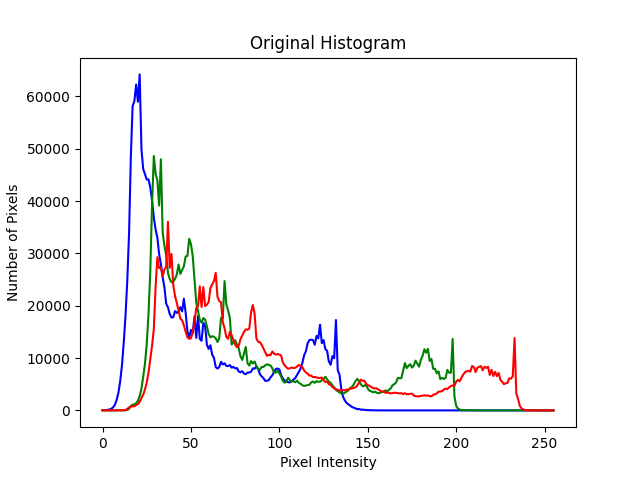
#> input picture Original Histogram.png, 640 x 480 px
$ python -i extractContour.py   (imports and definitions only)   (older library calls are emulated)
#> lines starting #> are read from the running program, lines starting #| are printed output that depends on the picture; after the words box and inside, x2 and y2 are one past the last pixel; in counts of white or black regions, pixels touching at a corner belong together
import cv2
import numpy as np


# 定义一个函数，利用canny边缘检测器提取图像的轮廓
# [49 lines left out: function extract_contours_canny, not called in this run]

# 示例用法
# 假设用户输入的文件名是'image.jpg'
# extract_contours('path/to/your/image.jpg')

# 定义一个函数，用于使用Sobel算子提取图像的轮廓
def extract_contours_sobel(file_name):
    """
    从指定的图像文件中使用Sobel算子提取轮廓，并在原始图像上绘制这些轮廓。

    参数:
    file_name (str): 图像文件的路径。
    """
#> called with file_name = 'Original Histogram.png'
    try:
        # 读取图像文件
        image = cv2.imread(file_name)
#> image is the input picture: shape (480, 640, 3); mean B, G, R 247.1, 246, 247

        # 将图像转换为灰度图，因为轮廓检测通常在灰度图上进行
        # cv2.COLOR_BGR2GRAY指将图像从BGR颜色空间转换为灰度颜色空间
        gray = cv2.cvtColor(image, cv2.COLOR_BGR2GRAY)
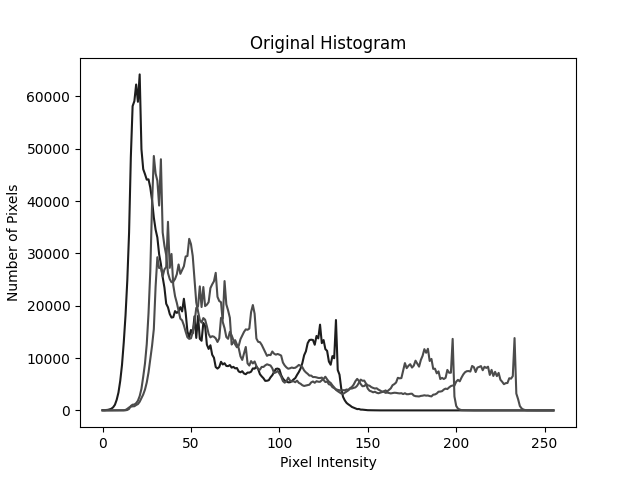
#> gray: shape (480, 640); min 0, max 255, mean 246.4

        # 使用Sobel算子计算图像的x和y方向梯度
        # cv2.CV_64F指定输出图像的像素值类型为64位浮点数，利于梯度计算
        # ksize代表Sobel算子的大小
        sobelx = cv2.Sobel(gray, cv2.CV_64F, 1, 0, ksize=3)
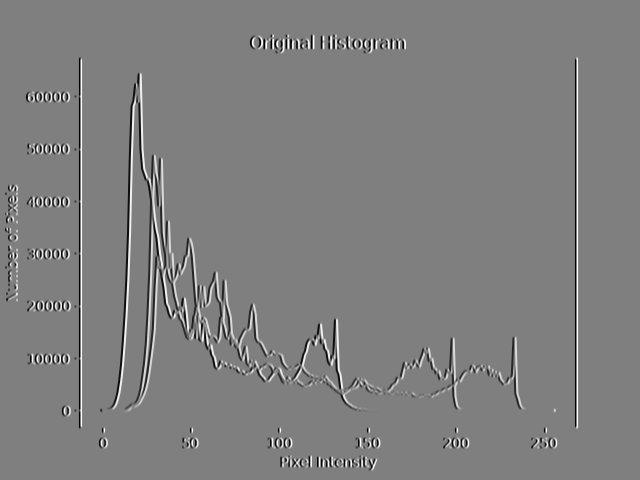
#> sobelx: shape (480, 640) float64; min -1020, max 1020, mean 0; drawn with min black and max white
        sobely = cv2.Sobel(gray, cv2.CV_64F, 0, 1, ksize=3)
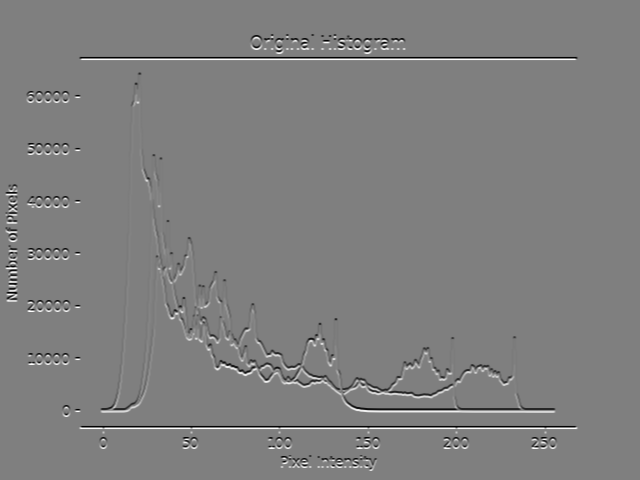
#> sobely: shape (480, 640) float64; min -1020, max 1020, mean 0; drawn with min black and max white

        # 计算梯度的幅度
        magnitude = np.sqrt(sobelx ** 2 + sobely ** 2)
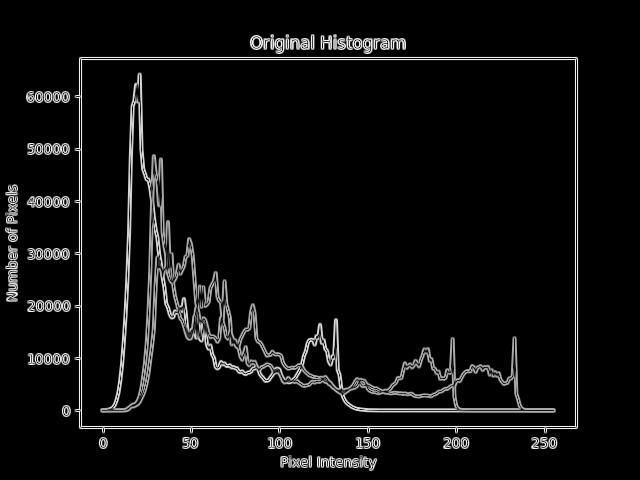
#> magnitude: shape (480, 640) float64; min 0, max 1076.1, mean 55.1; drawn with min black and max white

        # 将梯度幅度转换为8位无符号整数，即0到255
        magnitude = np.uint8(magnitude)
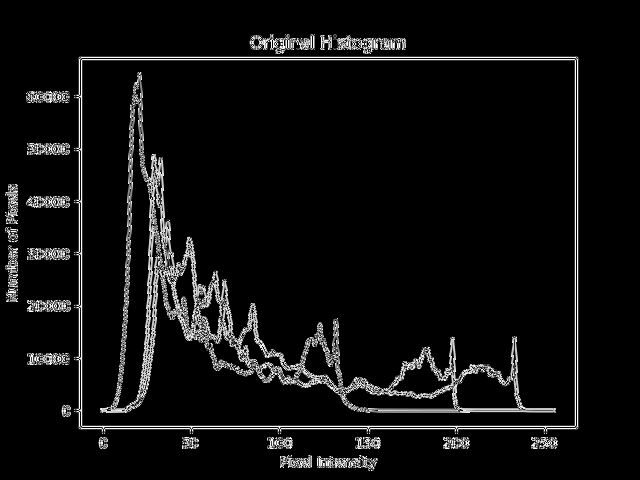
#> magnitude: shape (480, 640); min 0, max 255, mean 14.6

        # 使用阈值来确定边缘
        # 50代表阈值，即梯度幅度低于该值的像素值不是边缘；255代表高于高于阈值的像素值将被设置为这个值
        # cv2.THRESH_BINARY代表对阈值二值化处理，高于阈值的像素值被设置为255，否则为0
        thresh = cv2.threshold(magnitude, 50, 255, cv2.THRESH_BINARY)[1]
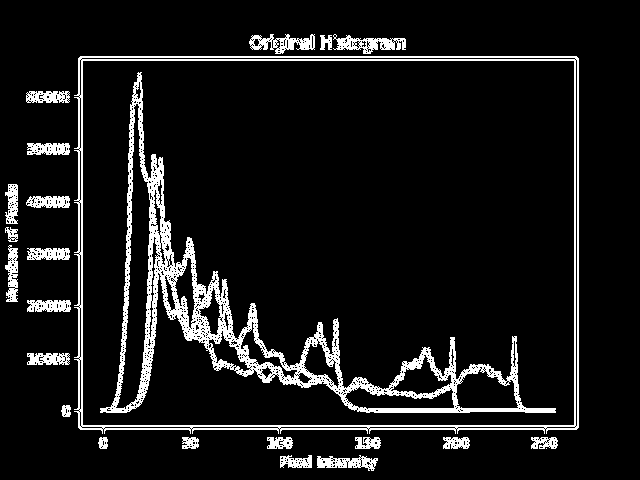
#> thresh: shape (480, 640); 9.1% white; 25 white regions (2 under 20 px)

        # 查找阈值图像的轮廓
        # cv2.RETR_EXTERNAL指定只检索最外层的轮廓，忽略轮廓之间的层次结构
        # cv2.CHAIN_APPROX_SIMPLE代表只保留轮廓的拐点信息，从而减少轮廓数据的大小
        contours = cv2.findContours(thresh, cv2.RETR_EXTERNAL, cv2.CHAIN_APPROX_SIMPLE)[0]
#> contours = 24 contours, 2 with area under 20; largest, box (x1, y1, x2, y2) and area: (74, 56, 579, 434) 186531, (333, 34, 406, 54) 674, (249, 34, 315, 54) 672, (317, 455, 378, 471) 520, (5, 245, 18, 302) 409

        # 在原始图像上绘制轮廓
        # -1代表绘制所有轮廓坐标；(0, 255, 0)代表用绿色的线条绘制轮廓；2代表轮廓线厚度
        contour_image = cv2.drawContours(image.copy(), contours, -1, (0, 255, 0), 2)
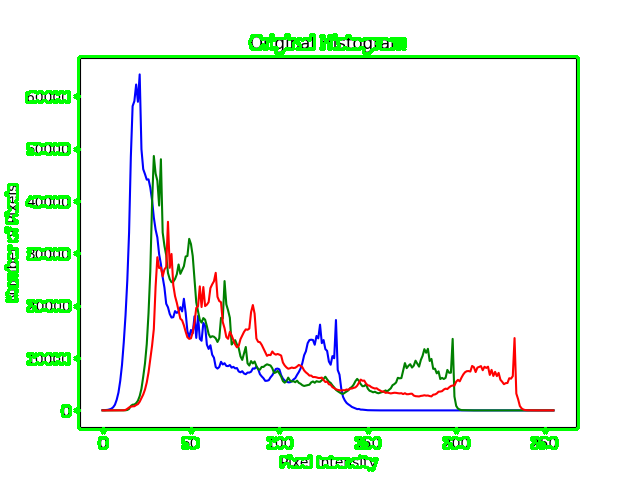
#> contour_image: shape (480, 640, 3); mean B, G, R 237.5, 247.5, 237.4

        # 显示带有轮廓的图像
        # 'Contours'代表创建的窗口标题
        cv2.imshow('Contours', contour_image)
        cv2.waitKey(0)
        cv2.destroyAllWindows()

        # 保存带有轮廓的图像
        output_file_name = file_name.rsplit('.', 1)[0] + '_sobelContours.' + file_name.rsplit('.', 1)[1]
        cv2.imwrite(output_file_name, contour_image)
        print(f"图像已保存为：{output_file_name}")

    except FileNotFoundError:
        # 如果文件没有找到，打印错误信息
        print(f"错误：文件'{file_name}'未找到，请检查路径是否正确。")
    except Exception as e:
        # 如果发生其他错误，打印错误信息
        print(f"处理文件时发生错误：{e}")

# 示例用法
# 假设用户输入的文件名是'image.jpg'
# extract_contours_sobel('path/to/your/image.jpg')

>>> result = extract_contours_sobel('Original Histogram.png')

$ run again, on Equalized Histogram.png
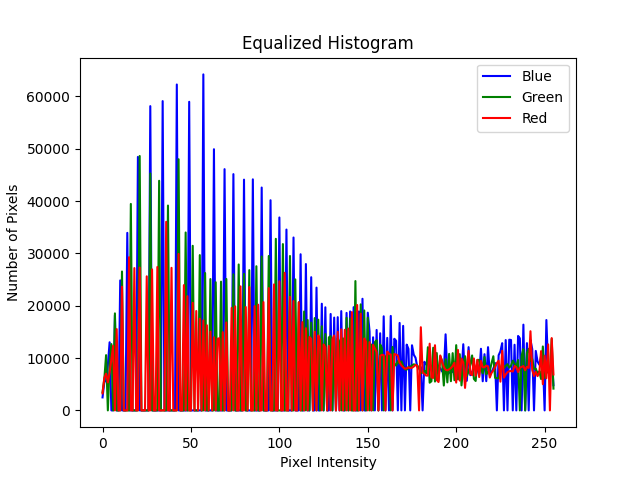
#> input picture Equalized Histogram.png, 640 x 480 px
#> in extract_contours_sobel, image is the input picture: shape (480, 640, 3); mean B, G, R 223.3, 217.4, 231.6
#> in extract_contours_sobel, `thresh = cv2.threshold(magnitude, 50, 255, cv2.THRESH_BINARY)[1]`:
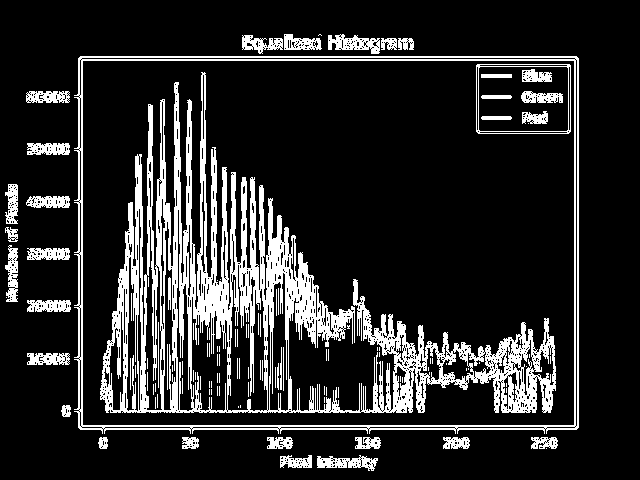
#> thresh: shape (480, 640); 16.4% white; 118 white regions (69 under 20 px)
#> contours = 27 contours, 3 with area under 20; largest, box (x1, y1, x2, y2) and area: (74, 56, 579, 434) 186531, (328, 34, 380, 54) 580, (317, 455, 378, 471) 520, (5, 245, 18, 302) 409, (284, 34, 322, 50) 408
#> in extract_contours_sobel, `contour_image = cv2.drawContours(image.copy(), contours, -1, (0, 255, ..`:
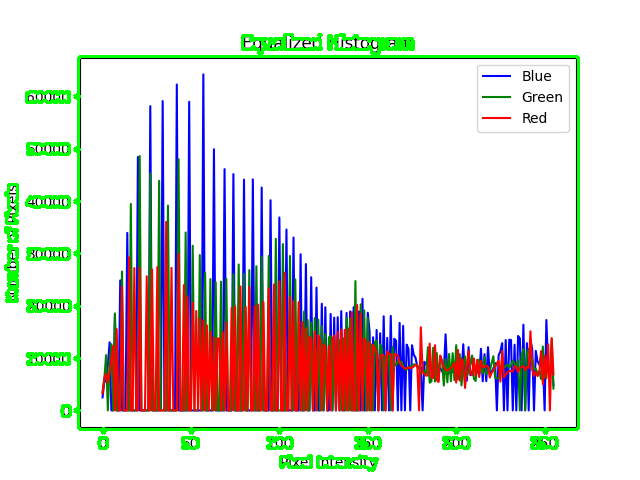
#> contour_image: shape (480, 640, 3); mean B, G, R 213.7, 218.9, 222
